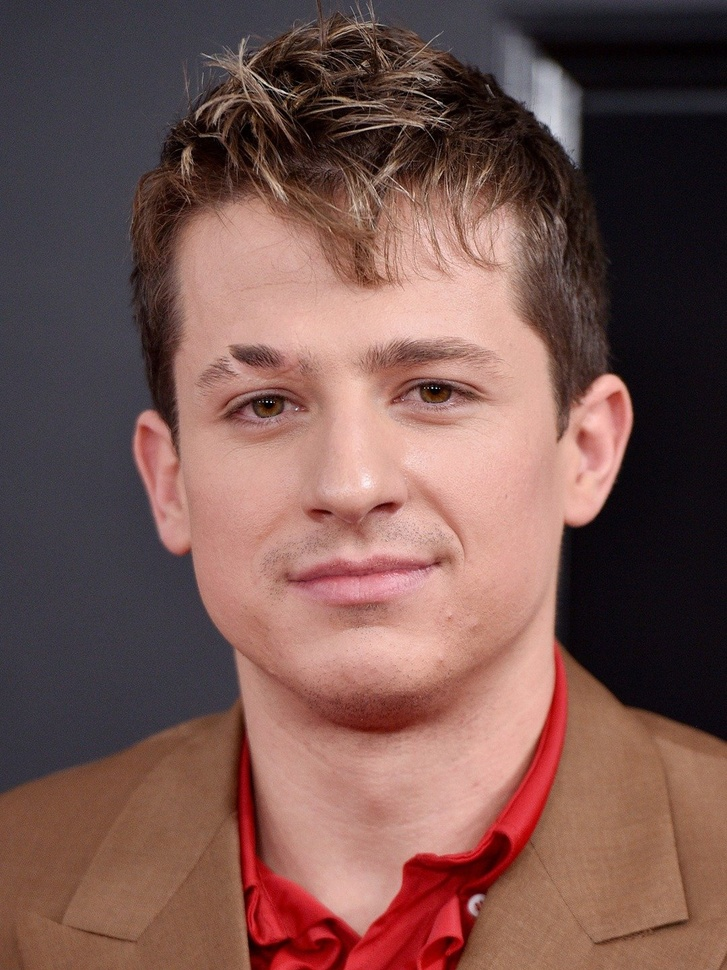
#> input picture Faces Dataset/Charlie Puth/866126_v9_bc.jpg, 727 x 970 px, shrunk from 1080 x 1440 before the run, found by its file name; its folder holds only this picture in this run
$ python faces_train.py
#> lines starting #> are read from the running program, lines starting #| are printed output that depends on the picture
import os
import cv2 as cv
import numpy as np

# [5 lines of commented-out code are left out]

people = ['Charlie Puth', 'Justin Bieber', 'Kylie Jenner', 'Post Malone' , 'Zayn Malik']

DIR = r'C:\Users\F15\Documents\GitHub\OpenCV-Projects\Faces Dataset'

haar_cascade = cv.CascadeClassifier('haar_face.xml')

features = []
labels = []

def create_train():
    for person in people:
        path = os.path.join(DIR, person)
        label = people.index(person)

        for img in os.listdir(path):
            img_path = os.path.join(path, img)

            img_array = cv.imread(img_path)
#> img_array is the input picture: shape (970, 727, 3); mean B, G, R 80, 85.3, 119.3
            gray = cv.cvtColor(img_array, cv.COLOR_BGR2GRAY)
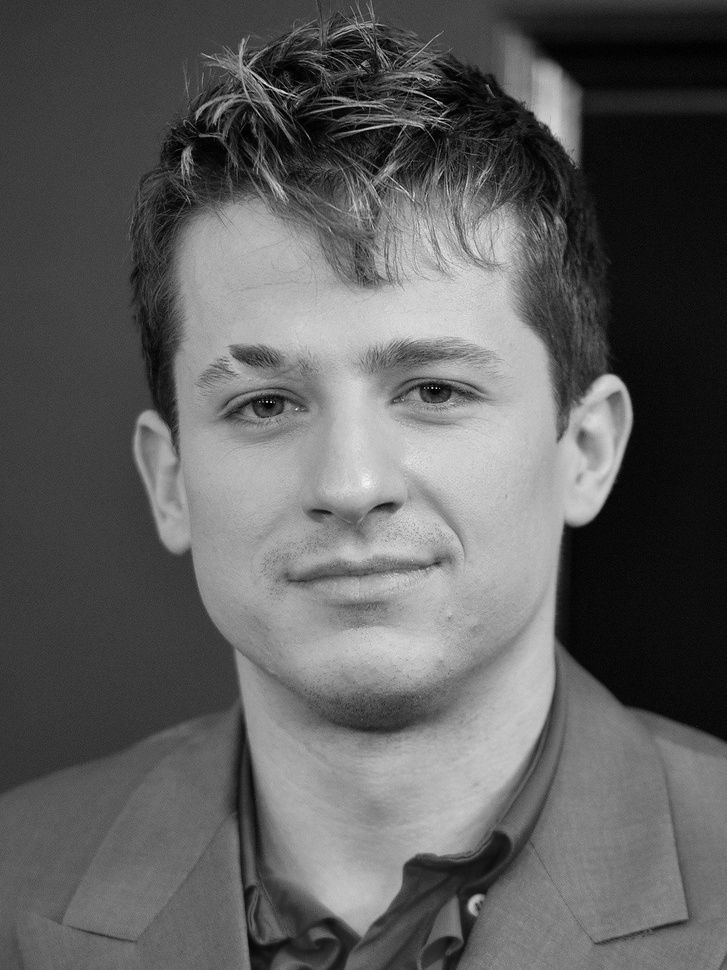
#> gray: shape (970, 727); min 0, max 248, mean 94.9

            faces_rect = haar_cascade.detectMultiScale(gray, scaleFactor=1.1, minNeighbors=4)
#> faces_rect = [[112, 207, 496, 496]]

            for (x, y, w, h) in faces_rect:
                faces_roi = gray[y:y+h, x:x+w]
                features.append(faces_roi)
                labels.append(label)
#> this loop made 1 pass
#> pass 1, in create_train, `faces_roi = gray[y:y+h, x:x+w]`:
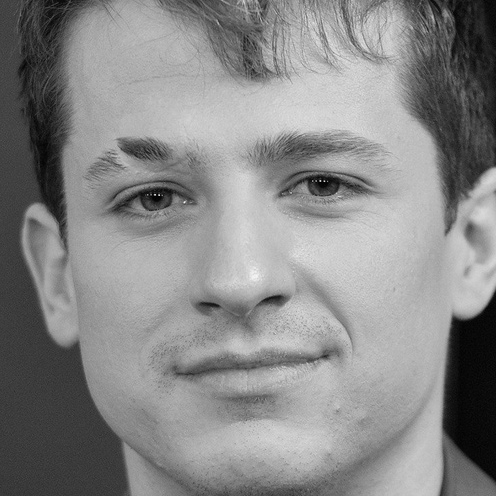
#> faces_roi: shape (496, 496); min 0, max 248, mean 136.3
#> after the loop, features = 1 item; labels = [0]
#> pass 2 of the loop in create_train, `for person in people:`:
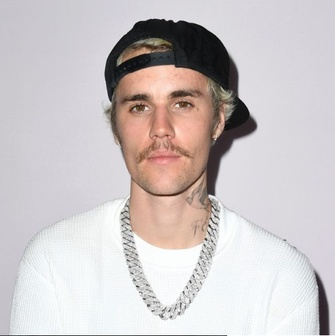
#> input picture Faces Dataset/Justin Bieber/asddasasd.jpg, 335 x 336 px, shrunk from 497 x 499 before the run, found by its file name
#> in create_train, img_array is the input picture: shape (336, 335, 3); mean B, G, R 197.8, 197.1, 204.1
#> in create_train, `gray = cv.cvtColor(img_array, cv.COLOR_BGR2GRAY)`:
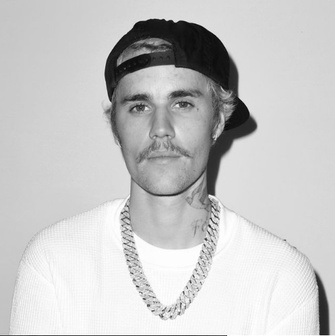
#> gray: shape (336, 335); min 3, max 255, mean 199.3
#> faces_rect = [[102, 58, 122, 122]]
#> the loop in create_train, `for (x, y, w, h) in faces_rect:` made 1 pass
#> pass 1, in create_train, `faces_roi = gray[y:y+h, x:x+w]`:
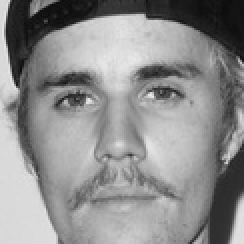
#> faces_roi: shape (122, 122) (shown 2 times larger); min 11, max 232, mean 141.8
#> after the loop in create_train, `for (x, y, w, h) in faces_rect:`: features = 2 items; labels = [0, 1]


#> (the run stopped early here; a loop or call above may not have finished)
